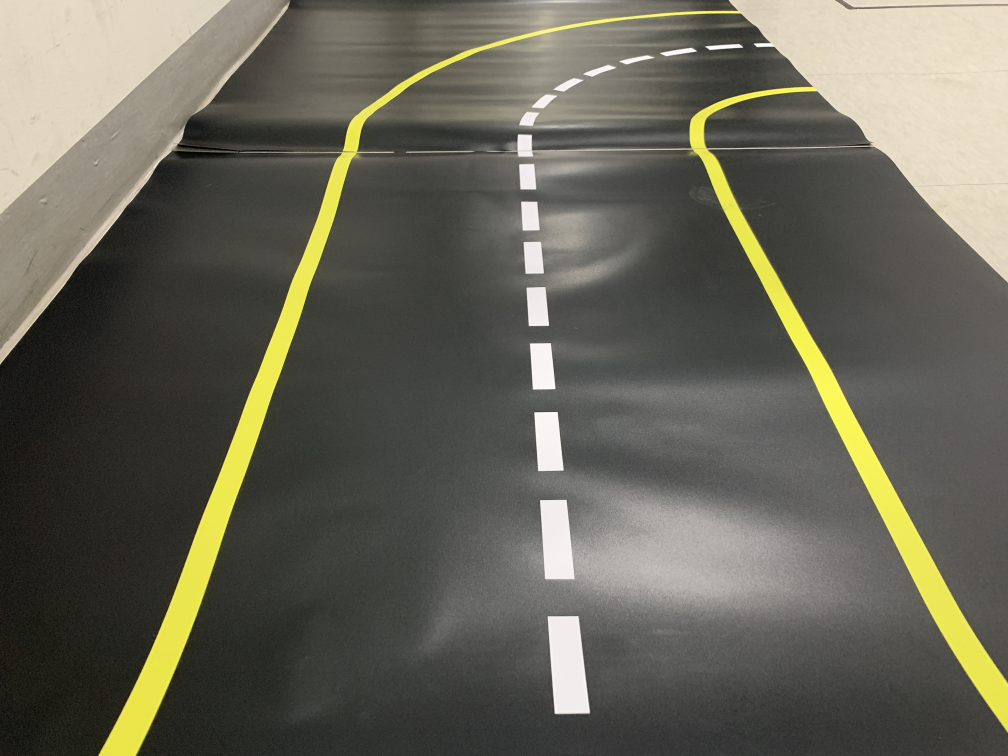
#> input picture IMAGE1.jpg, 4032 x 3024 px (shown at 1/4 size)
$ python edge_canny.py
#> lines starting #> are read from the running program, lines starting #| are printed output that depends on the picture
# 캐니 엣지 검출 (edge_canny.py)

import cv2, time
import numpy as np

img = cv2.imread('IMAGE1.jpg')
#> img is the input picture: shape (3024, 4032, 3); mean B, G, R 87.7, 100.4, 102.1
img = cv2.pyrDown(img)
#> img: shape (1512, 2016, 3)
img = cv2.pyrDown(img)
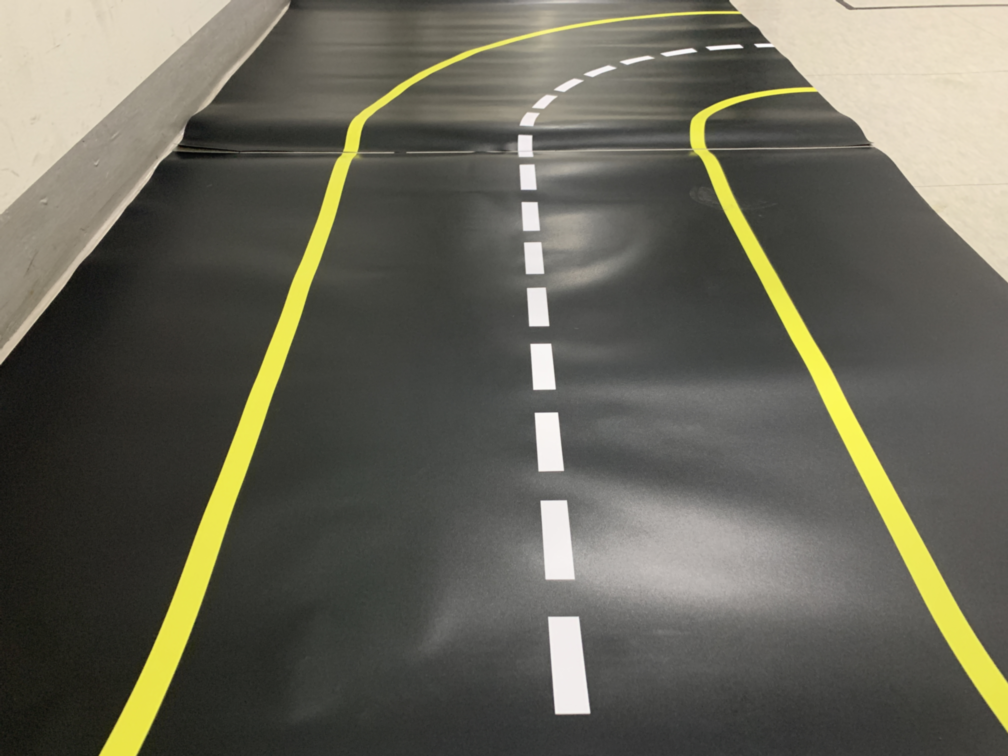
#> img: shape (756, 1008, 3); mean B, G, R 87.7, 100.4, 102.2

# 케니 엣지 적용
edge = cv2.Canny(img,100,200)
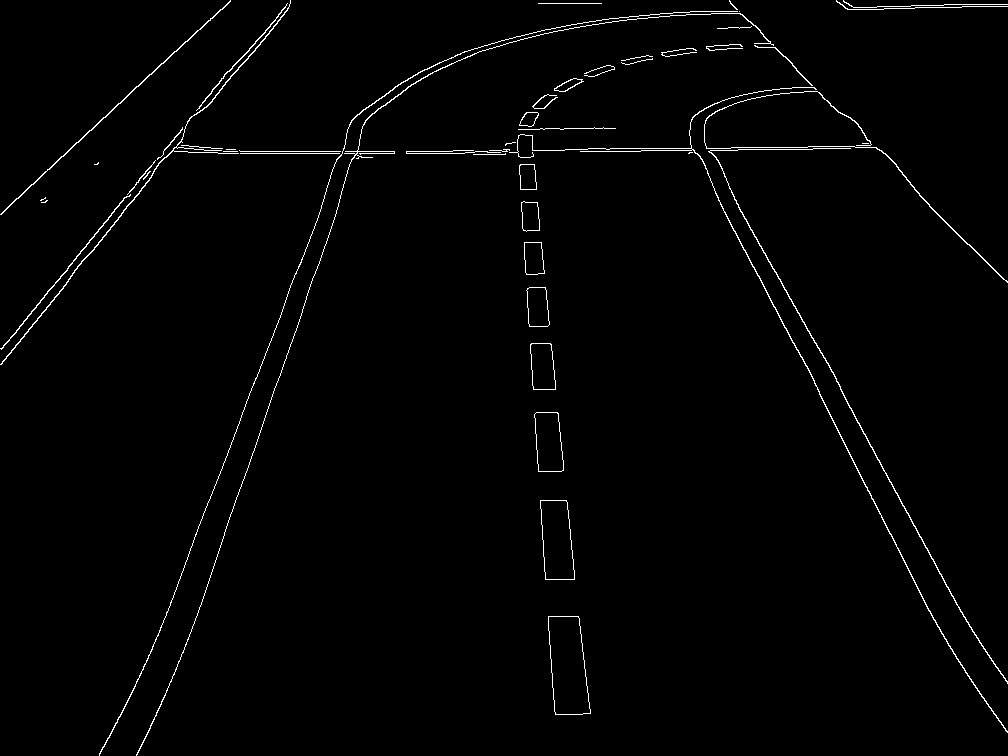
#> edge: shape (756, 1008); 1.3% white in thin lines or dots

# 결과 출력
cv2.imshow('Original', img)
cv2.imshow('Canny', edge)
cv2.waitKey(0)
cv2.destroyAllWindows()
